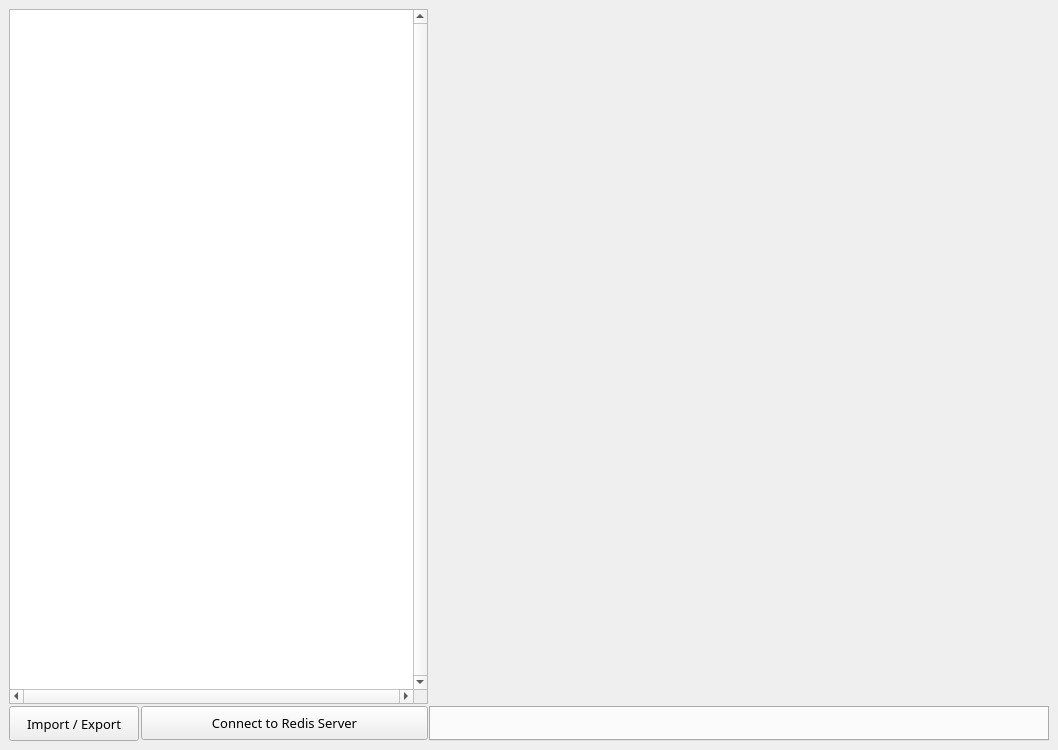
<?xml version="1.0" encoding="UTF-8"?>
<ui version="4.0">
 <author>Igor Malinovskiy</author>
 <class>demoClass</class>
 <widget class="QMainWindow" name="demoClass">
  <property name="geometry">
   <rect>
    <x>0</x>
    <y>0</y>
    <width>1058</width>
    <height>750</height>
   </rect>
  </property>
  <property name="sizePolicy">
   <sizepolicy hsizetype="Preferred" vsizetype="Preferred">
    <horstretch>2</horstretch>
    <verstretch>0</verstretch>
   </sizepolicy>
  </property>
  <property name="minimumSize">
   <size>
    <width>1000</width>
    <height>750</height>
   </size>
  </property>
  <property name="windowTitle">
   <string>Redis Desktop Manager</string>
  </property>
  <property name="windowIcon">
   <iconset resource="../../resources/rdm.qrc">
    <normaloff>:/images/redisBigIcon.png</normaloff>:/images/redisBigIcon.png</iconset>
  </property>
  <property name="styleSheet">
   <string notr="true">font-family: open-sans, ubuntu, sans-serif;</string>
  </property>
  <property name="tabShape">
   <enum>QTabWidget::Rounded</enum>
  </property>
  <property name="dockNestingEnabled">
   <bool>false</bool>
  </property>
  <property name="unifiedTitleAndToolBarOnMac">
   <bool>true</bool>
  </property>
  <widget class="QWidget" name="centralWidget">
   <property name="sizePolicy">
    <sizepolicy hsizetype="Expanding" vsizetype="Expanding">
     <horstretch>0</horstretch>
     <verstretch>0</verstretch>
    </sizepolicy>
   </property>
   <property name="maximumSize">
    <size>
     <width>16777215</width>
     <height>16777215</height>
    </size>
   </property>
   <property name="layoutDirection">
    <enum>Qt::LeftToRight</enum>
   </property>
   <layout class="QHBoxLayout" name="horizontalLayout_3">
    <item>
     <widget class="QSplitter" name="mainSplitter">
      <property name="sizePolicy">
       <sizepolicy hsizetype="Expanding" vsizetype="Preferred">
        <horstretch>0</horstretch>
        <verstretch>0</verstretch>
       </sizepolicy>
      </property>
      <property name="orientation">
       <enum>Qt::Horizontal</enum>
      </property>
      <property name="handleWidth">
       <number>1</number>
      </property>
      <property name="childrenCollapsible">
       <bool>false</bool>
      </property>
      <widget class="QWidget" name="layoutWidget">
       <layout class="QVBoxLayout" name="connectionsTreeLayout">
        <property name="spacing">
         <number>2</number>
        </property>
        <property name="sizeConstraint">
         <enum>QLayout::SetMinimumSize</enum>
        </property>
        <item>
         <widget class="ConnectionsTree::TreeView" name="serversTreeView">
          <property name="sizePolicy">
           <sizepolicy hsizetype="Minimum" vsizetype="Expanding">
            <horstretch>0</horstretch>
            <verstretch>0</verstretch>
           </sizepolicy>
          </property>
          <property name="minimumSize">
           <size>
            <width>330</width>
            <height>0</height>
           </size>
          </property>
          <property name="maximumSize">
           <size>
            <width>800</width>
            <height>16777215</height>
           </size>
          </property>
          <property name="baseSize">
           <size>
            <width>330</width>
            <height>0</height>
           </size>
          </property>
          <property name="styleSheet">
           <string notr="true">font-family: monospaced;</string>
          </property>
          <property name="verticalScrollBarPolicy">
           <enum>Qt::ScrollBarAlwaysOn</enum>
          </property>
          <property name="horizontalScrollBarPolicy">
           <enum>Qt::ScrollBarAlwaysOn</enum>
          </property>
          <property name="headerHidden">
           <bool>true</bool>
          </property>
          <attribute name="headerVisible">
           <bool>false</bool>
          </attribute>
          <attribute name="headerCascadingSectionResizes">
           <bool>true</bool>
          </attribute>
          <attribute name="headerDefaultSectionSize">
           <number>300</number>
          </attribute>
          <attribute name="headerStretchLastSection">
           <bool>false</bool>
          </attribute>
         </widget>
        </item>
        <item>
         <layout class="QHBoxLayout" name="horizontalLayout">
          <property name="spacing">
           <number>2</number>
          </property>
          <property name="sizeConstraint">
           <enum>QLayout::SetMinimumSize</enum>
          </property>
          <item>
           <widget class="QToolButton" name="pbImportConnections">
            <property name="sizePolicy">
             <sizepolicy hsizetype="Fixed" vsizetype="Fixed">
              <horstretch>0</horstretch>
              <verstretch>0</verstretch>
             </sizepolicy>
            </property>
            <property name="minimumSize">
             <size>
              <width>130</width>
              <height>35</height>
             </size>
            </property>
            <property name="maximumSize">
             <size>
              <width>190</width>
              <height>35</height>
             </size>
            </property>
            <property name="baseSize">
             <size>
              <width>145</width>
              <height>35</height>
             </size>
            </property>
            <property name="font">
             <font>
              <family>open-sans,ubuntu,sans-serif</family>
              <pointsize>10</pointsize>
             </font>
            </property>
            <property name="text">
             <string>Import / Export</string>
            </property>
            <property name="icon">
             <iconset resource="../../resources/rdm.qrc">
              <normaloff>:/images/menu.png</normaloff>:/images/menu.png</iconset>
            </property>
            <property name="popupMode">
             <enum>QToolButton::InstantPopup</enum>
            </property>
            <property name="toolButtonStyle">
             <enum>Qt::ToolButtonTextBesideIcon</enum>
            </property>
            <property name="autoRaise">
             <bool>false</bool>
            </property>
           </widget>
          </item>
          <item>
           <widget class="QToolButton" name="pbAddServer">
            <property name="sizePolicy">
             <sizepolicy hsizetype="MinimumExpanding" vsizetype="Fixed">
              <horstretch>0</horstretch>
              <verstretch>0</verstretch>
             </sizepolicy>
            </property>
            <property name="minimumSize">
             <size>
              <width>140</width>
              <height>34</height>
             </size>
            </property>
            <property name="maximumSize">
             <size>
              <width>300</width>
              <height>16777215</height>
             </size>
            </property>
            <property name="baseSize">
             <size>
              <width>140</width>
              <height>35</height>
             </size>
            </property>
            <property name="font">
             <font>
              <family>open-sans,ubuntu,sans-serif</family>
              <pointsize>10</pointsize>
             </font>
            </property>
            <property name="layoutDirection">
             <enum>Qt::LeftToRight</enum>
            </property>
            <property name="styleSheet">
             <string notr="true">padding-left: 50px;

</string>
            </property>
            <property name="text">
             <string>Connect to Redis Server</string>
            </property>
            <property name="icon">
             <iconset resource="../../resources/rdm.qrc">
              <normaloff>:/images/add.png</normaloff>:/images/add.png</iconset>
            </property>
            <property name="toolButtonStyle">
             <enum>Qt::ToolButtonTextBesideIcon</enum>
            </property>
           </widget>
          </item>
         </layout>
        </item>
       </layout>
      </widget>
      <widget class="QSplitter" name="splitter">
       <property name="sizePolicy">
        <sizepolicy hsizetype="Expanding" vsizetype="Expanding">
         <horstretch>0</horstretch>
         <verstretch>0</verstretch>
        </sizepolicy>
       </property>
       <property name="minimumSize">
        <size>
         <width>620</width>
         <height>300</height>
        </size>
       </property>
       <property name="baseSize">
        <size>
         <width>620</width>
         <height>300</height>
        </size>
       </property>
       <property name="orientation">
        <enum>Qt::Vertical</enum>
       </property>
       <property name="handleWidth">
        <number>1</number>
       </property>
       <property name="childrenCollapsible">
        <bool>false</bool>
       </property>
       <widget class="QWidget" name="qmlParent" native="true">
        <property name="sizePolicy">
         <sizepolicy hsizetype="Expanding" vsizetype="Expanding">
          <horstretch>3</horstretch>
          <verstretch>0</verstretch>
         </sizepolicy>
        </property>
        <property name="minimumSize">
         <size>
          <width>0</width>
          <height>400</height>
         </size>
        </property>
        <property name="baseSize">
         <size>
          <width>700</width>
          <height>450</height>
         </size>
        </property>
       </widget>
       <widget class="ConsoleTabs" name="tabWidget">
        <property name="sizePolicy">
         <sizepolicy hsizetype="Expanding" vsizetype="Fixed">
          <horstretch>0</horstretch>
          <verstretch>0</verstretch>
         </sizepolicy>
        </property>
        <property name="minimumSize">
         <size>
          <width>580</width>
          <height>35</height>
         </size>
        </property>
        <property name="baseSize">
         <size>
          <width>0</width>
          <height>50</height>
         </size>
        </property>
        <property name="autoFillBackground">
         <bool>false</bool>
        </property>
        <property name="styleSheet">
         <string notr="true"/>
        </property>
        <property name="tabPosition">
         <enum>QTabWidget::South</enum>
        </property>
        <property name="tabShape">
         <enum>QTabWidget::Triangular</enum>
        </property>
        <property name="currentIndex">
         <number>-1</number>
        </property>
        <property name="elideMode">
         <enum>Qt::ElideNone</enum>
        </property>
        <property name="usesScrollButtons">
         <bool>true</bool>
        </property>
        <property name="documentMode">
         <bool>false</bool>
        </property>
        <property name="tabsClosable">
         <bool>true</bool>
        </property>
        <property name="movable">
         <bool>true</bool>
        </property>
       </widget>
      </widget>
     </widget>
    </item>
   </layout>
  </widget>
 </widget>
 <customwidgets>
  <customwidget>
   <class>ConnectionsTree::TreeView</class>
   <extends>QTreeView</extends>
   <header>connections-tree/treeview.h</header>
  </customwidget>
  <customwidget>
   <class>ConsoleTabs</class>
   <extends>QTabWidget</extends>
   <header>app/widgets/consoletabs.h</header>
   <container>1</container>
  </customwidget>
 </customwidgets>
 <resources>
  <include location="../../resources/rdm.qrc"/>
 </resources>
 <connections/>
</ui>
